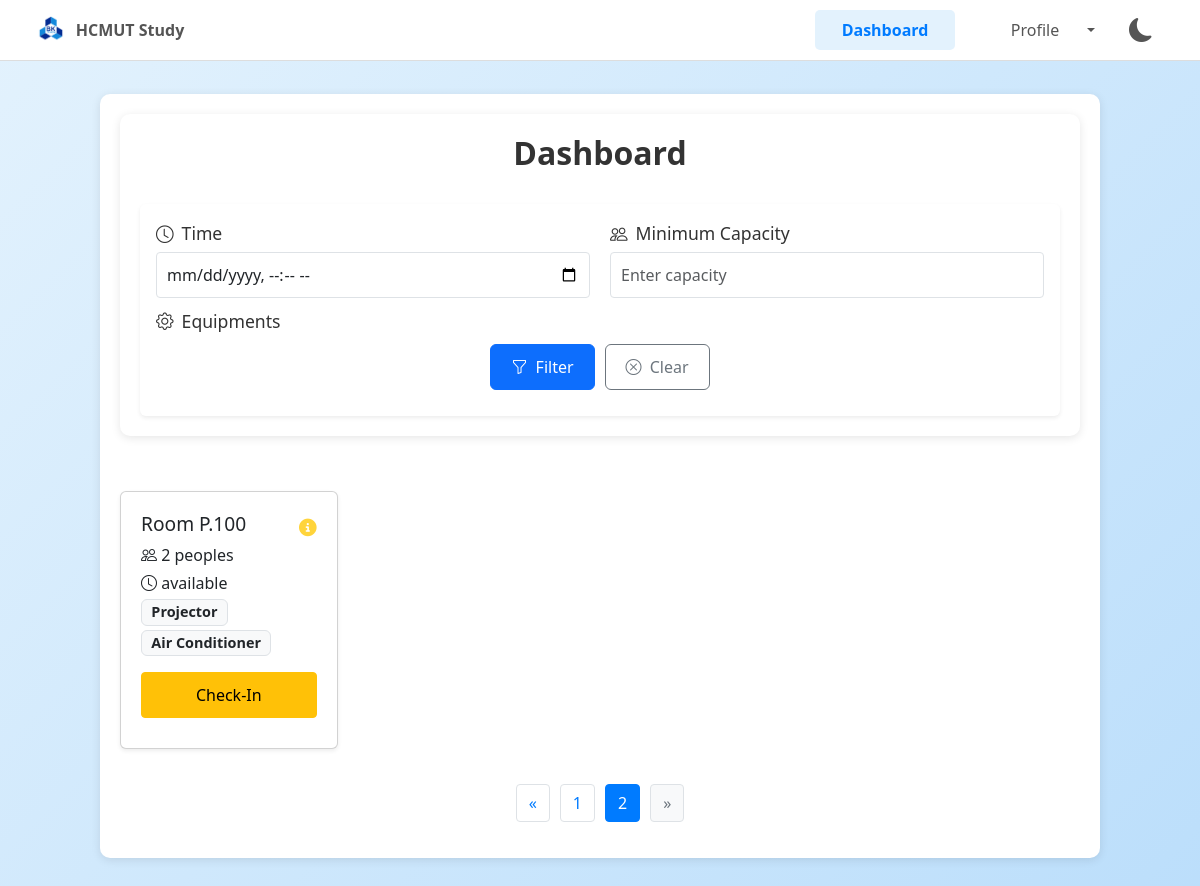
Page /dashboard?page=2 (signed in) on the committed database.
### models/study_space.py (models this page shows, shortened)
class Room(Base):
    __tablename__ = "rooms"
    roomID = Column(String, primary_key=True, index=True)  # Changed to String
    type = Column(String, nullable=False)
    capacity = Column(Integer, nullable=False)
    equipment = Column(String)  # Storing as JSON string
    status = Column(String, default="available")
    location = Column(String)
    timeSlot_id = Column(Integer, ForeignKey("datetime_ranges.id"), nullable=True)
    timeSlot = relationship("DateTimeRange")

### controllers/reservation_controller.py (the view)
@reservation_bp.route('/dashboard')
def dashboard():
    if 'user' not in session:
        return redirect(url_for('auth.login'))
    db = next(get_db())
    time_filter = request.args.get('time')
    capacity = request.args.get('capacity')
    equipment = request.args.get('equipment[]')  # Adjusted to match multiple selection
    page = int(request.args.get('page', 1))  # Get page number, default to 1
    criteria = {}
    if time_filter:
        start = datetime.strptime(time_filter, '%Y-%m-%dT%H:%M')
        end = start + timedelta(hours=1/600)
        criteria['timeSlot'] = DateTimeRange(startTime=start, endTime=end)
    if capacity:
        criteria['capacity'] = int(capacity)
    if equipment:
        criteria['equipment'] = [equipment]
    user = db.query(User).filter_by(userID=session['user']['id']).first()
    if not user:
        db.close()
        return redirect(url_for('auth.login'))
    rooms = db.query(Room).options(joinedload(Room.timeSlot)).all()
    db.close()
    ITEMS_PER_PAGE = 12
    start = (page - 1) * ITEMS_PER_PAGE
    end = start + ITEMS_PER_PAGE
    paginated_rooms = rooms[start:end]
    total_rooms = len(rooms)
    spaces = [
        {
            'id': room.roomID,
            'capacity': room.capacity,
            'status': room.status,
            'equipment': json.loads(room.equipment) if isinstance(room.equipment, str) else room.equipment,
            'timeslot': room.timeSlot.to_string() if room.timeSlot else "available"
        } for room in paginated_rooms
    ]
    return render_template('dashboard.html',
                           spaces=spaces,
                           current_page=page,
                           total_spaces=total_rooms)

### data/database.py (called while the page is built)
def get_db():
    db = SessionLocal()
    try:
        yield db
    finally:
        db.close()

### views/template/dashboard.html (shortened to what this page needs)
{% extends 'base.html' %}
{% block content %}
<link href="https://cdn.jsdelivr.net/npm/choices.js/public/assets/styles/choices.min.css" rel="stylesheet">
<link rel="stylesheet" href="{{ url_for('static', filename='style.css') }}">
<br>
<div class="dashboard-container">
    <div class="mb-4 filter-form">
        <h2 class="fw-bold">Dashboard</h2>
        <br>
        <form method="GET" class="p-3 rounded shadow-sm">
            <div class="row">
                <div class="col-md-6 mb-2">
                    <label for="time" class="form-label">
                        <i class="bi bi-clock"></i> Time
                    </label>
                    <input type="datetime-local" class="form-control" id="time" name="time" required
                           value="{{ request.args.get('time', '') }}">
                </div>
                <div class="col-md-6 mb-2">
                    <label for="capacity" class="form-label">
                        <i class="bi bi-people"></i> Minimum Capacity
                    </label>
                    <input type="number" class="form-control" id="capacity" name="capacity" placeholder="Enter capacity"
                           value="{{ request.args.get('capacity', '') }}">
                </div>
            </div>
            <div class="mb-3">
                <label for="equipment" class="form-label">
                    <i class="bi bi-gear"></i> Equipments
                </label>
            </div>
            <div class="center">
                <button type="submit" class="btn btn-primary button-resize">
                    <i class="bi bi-funnel me-1"></i> Filter
                </button>
                <button type="reset" class="btn btn-outline-secondary button-resize">
                    <i class="bi bi-x-circle me-1"></i> Clear
                </button>
            </div>
        </form>
    </div>
    <div class="row g-3">
        {% for space in spaces %}
        <div class="col-6 col-md-4 col-lg-3">
            <div class="card shadow-sm space-card">
                <div class="card-body">
                    <div class="d-flex justify-content-between align-items-center">
                        <h5 class="card-title">Room {{ space.id }}</h5>
                        <span class="status-icon">
                            {% if space.status == 'available' %}
                                <i class="fa-solid fa-circle-check" style="color: #63E6BE;"></i>
                            {% elif space.status == 'reserved' %}
                                <i class="fa-solid fa-circle-info" style="color: #FFD43B;"></i>
                            {% else %}
                                <i class="fa-solid fa-circle-xmark" style="color: #ff0000;"></i>
                            {% endif %}
                        </span>
                    </div>
                    <p class="card-text mb-1">
                        <i class="bi bi-people"></i> {{ space.capacity }} peoples
                    </p>
                    <p class="card-text mb-1">
                        {% if space.timeslot%}
                            <i class="bi bi-clock"></i> {{ space.timeslot }}
                        {% elif space.status == "In Maintenance" %}
                            <i class="bi bi-clock"></i> {{ "In Maintenance" }}
                        {% endif %}
                    </p>
                    <div class="d-flex flex-wrap gap-1">
                        {% for tag in space.equipment %}
                        <span class="badge bg-light border text-dark">{{ tag }}</span>
                        {% endfor %}
                    </div>
                    <div class="mt-3">
                        {% if space.status == 'available' %}
                        <a href="{{ url_for('reservation.reserve_space', space_id=space.id) }}" class="btn btn-primary btn-sm w-100 button-resize">Book now</a>
                        {% elif space.status == 'reserved' and session.user.role == 'student' %}
                        <a href="{{ url_for('reservation.checkin', space_id=space.id) }}" class="btn btn-warning btn-sm w-100">Check-In</a>
                        {% endif %}
                    </div>
                </div>
            </div>
        </div>
        {% endfor %}
    </div>
    <div class="pagination-container">
        <nav aria-label="Page navigation">
            <ul class="pagination">
                <li class="page-item {% if current_page <= 1 %}disabled{% endif %}">
                    {% set args = request.args.to_dict() %}
                    {% set _ = args.pop('page', None) %}
                    <a class="page-link" href="{{ url_for('reservation.dashboard', page=current_page-1, **args) }}" aria-label="Previous">
                        <span aria-hidden="true">«</span>
                    </a>
                </li>
                {% set total_pages = (total_spaces / 12) | round(0, 'ceil') | int %}
                {% set start_page = [1, current_page - 2] | max %}
                {% set end_page = [total_pages, current_page + 2] | min %}
                {% for page in range(start_page, end_page + 1) %}
                    <li class="page-item {% if page == current_page %}active{% endif %}">
                        {% set args = request.args.to_dict() %}
                        {% set _ = args.pop('page', None) %}
                        <a class="page-link" href="{{ url_for('reservation.dashboard', page=page, **args) }}">{{ page }}</a>
                    </li>
                {% endfor %}
                <li class="page-item {% if current_page >= total_pages %}disabled{% endif %}">
                    {% set args = request.args.to_dict() %}
                    {% set _ = args.pop('page', None) %}
                    <a class="page-link" href="{{ url_for('reservation.dashboard', page=current_page+1, **args) }}" aria-label="Next">
                        <span aria-hidden="true">»</span>
                    </a>
                </li>
            </ul>
        </nav>
    </div>
</div>
{% endblock %}

### views/static/style.css (style rules this page uses)
body.login-body .btn-primary, .btn-outline-secondary { width: 100%; font-size: 1rem; padding: 10px; }
.dashboard-container { padding: 10px; background-color: #f8f9fa; }
.filter-form { margin-bottom: 20px; background-color: #fff; }
.space-card { height: 100%; }
.space-card .card-body { padding: 15px; }
.space-card .card-title { font-size: 1.1rem; }
.space-card .card-text { font-size: 0.9rem; }
.space-card .badge { font-size: 0.8rem; }
.space-card .btn { font-size: 0.9rem; padding: 8px; }
.center { display: flex; justify-content: center; align-items: center; gap: 10px; }
.status-icon { font-size: 1rem; line-height: 1; }
.filter-form .form-label { display: flex; align-items: center; gap: 5px; font-size: 0.9rem; margin-bottom: 5px; }
.filter-form .form-control { font-size: 0.9rem; padding: 8px; border-radius: 0.25rem; transition: border-color 0.2s; }
.filter-form .mb-2, .filter-form .mb-3 { margin-bottom: 10px !important; }
.pagination-container { margin-top: 20px; display: flex; justify-content: center; align-items: center; }
.pagination .page-item .page-link { border-radius: 0.25rem; margin: 0 5px; color: #007bff; border: 1px solid #dee2e6; transition: background-color 0.2s, color 0.2s; }
.pagination .page-item.active .page-link { background-color: #007bff; color: #fff; border-color: #007bff; }
.pagination .page-item.disabled .page-link { color: #6c757d; pointer-events: none; background-color: #f8f9fa; border-color: #dee2e6; }
@media (min-width: 768px) { body { background: linear-gradient(135deg, #e3f2fd 0%, #bbdefb 100%); } }
@media (min-width: 768px) { .dashboard-container { padding: 20px; max-width: 1000px; margin: 0 auto; background-color: #fff; border-radius: 10px; box-shadow: 0 2px 10px rgba(0, 0, 0, 0.1); } }
@media (min-width: 768px) { .filter-form { border-radius: 10px; box-shadow: 0 2px 10px rgba(0, 0, 0, 0.1); padding: 20px; margin-bottom: 30px; } }
@media (min-width: 768px) { .filter-form .row { margin: 0 -10px; } }
@media (min-width: 768px) { .filter-form .col-md-6 { padding: 0 10px; } }
@media (min-width: 768px) { .filter-form .form-label { font-size: 1.1rem; gap: 8px; } }
@media (min-width: 768px) { .filter-form .form-control, .filter-form .choices__inner { font-size: 1rem; padding: 10px; min-height: 38px; } }
@media (min-width: 768px) { .filter-form .btn { font-size: 1rem; padding: 10px 20px; } }
@media (min-width: 768px) { .space-card { transition: transform 0.2s; } }
@media (min-width: 768px) { .space-card .card-body { padding: 20px; } }
@media (min-width: 768px) { .space-card .card-title { font-size: 1.2rem; } }
@media (min-width: 768px) { .space-card .card-text { font-size: 1rem; } }
@media (min-width: 768px) { .space-card .badge { font-size: 0.9rem; } }
@media (min-width: 768px) { .space-card .btn { font-size: 1rem; padding: 10px; } }
@media (min-width: 768px) { .row.g-3 { margin: 0 -15px; } }
@media (min-width: 768px) { .col-6 { padding: 15px; } }
@media (min-width: 768px) { .button-resize { max-width: 200px; transition: transform 0.2s, box-shadow 0.2s, background-color 0.2s; } }
@media (min-width: 768px) { .center .btn { width: auto; } }
@media (min-width: 768px) { .status-icon { font-size: 1.1rem; } }
body.body-home h1, h2 { text-align: center; }

### views/template/base.html (style rules this page uses)
body { padding-top: 0; background: linear-gradient(135deg, #e3f2fd 0%, #bbdefb 100%); background-repeat: no-repeat; background-attachment: fixed; font-size: 16px; color: #333; transition: background 0.3s ease, color 0.3s ease; margin: 0; min-height: 100vh; }
.btn { width: 100%; margin-bottom: 10px; }
@media (min-width: 768px) { body { padding-top: 60px; } }
body { padding-bottom: 60px; }

### rows in the picture
Room: id "P.100", status "reserved" (drawn), capacity "2", timeslot "available", equipment "Projector" "Air Conditioner"

### other values in the picture
{{ page }} "1" "2"
